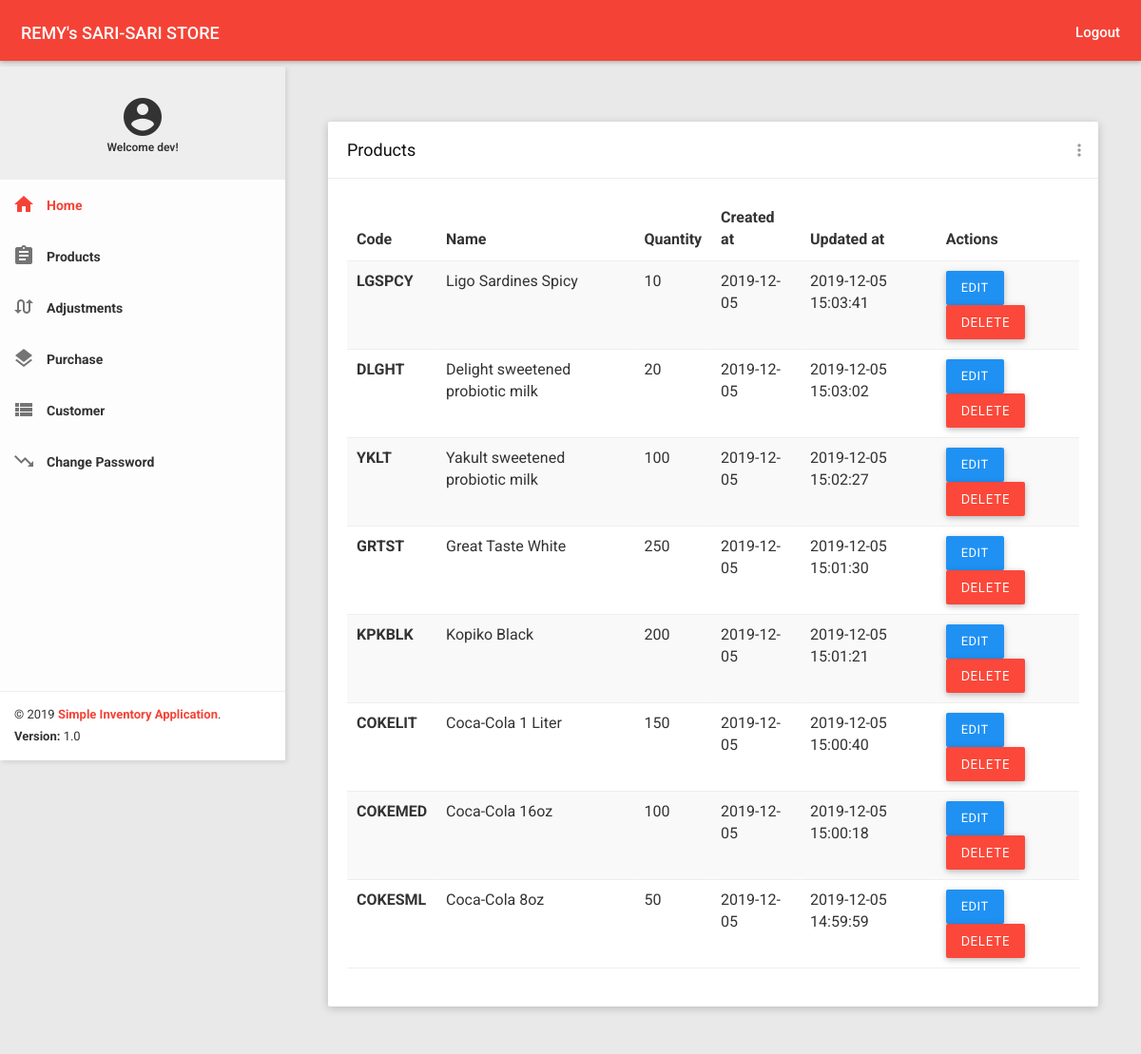
The page /products (signed in) on the database its author committed.
### app.py (models this page shows, shortened)
class User(db.Model, UserMixin):
    __tablename__ = 'user'
    id = db.Column(db.Integer, primary_key=True)
    username = db.Column(db.String(10), unique=True)
    password = db.Column(db.String(200))

class Product(db.Model):
    __tablename__ = 'product'
    id = db.Column(db.Integer, primary_key=True)
    code = db.Column(db.String(30), unique=True)
    name = db.Column(db.String(50))
    quantity = db.Column(db.Integer)
    created_at = db.Column(db.DateTime, default=datetime.utcnow)
    updated_at = db.Column(db.DateTime, default=datetime.utcnow)
    adjustment_line = db.relationship('AdjustmentDetail',backref='adjustment_detail')
    purchase_line = db.relationship('PurchaseDetail',backref='purchase_detail')

### app.py (the view)
@app.route('/products')
@login_required
def products():
    all_products = Product.query.order_by(Product.updated_at.desc()).all()
    return render_template('products.html', all_products=all_products)

### app.py (called while the page is built)
@login_manager.user_loader
def load_user(user_id):
    return User.query.get(int(user_id))

### templates/products.html (shortened to what this page needs)
﻿{% extends 'base.html' %}
{% block customcss %}
    <link href="../static/all-themes.css" rel="stylesheet">
{% endblock %}
{% set bodyclass = 'theme-red' %}
{% block content %}
    {% include './includes/nav.html' %}
    <section class="content">
        <div class="container-fluid">
            <div class="row clearfix">
                <div class="col-lg-12 col-md-12 col-sm-12 col-xs-12">
                    <div class="card">
                        <div class="header">
                            <h2>Products</h2>
                            <ul class="header-dropdown m-r--5">
                                <li class="dropdown">
                                    <a href="javascript:void(0);" class="dropdown-toggle" data-toggle="dropdown" role="button" aria-haspopup="true" aria-expanded="false">
                                        <i class="material-icons">more_vert</i>
                                    </a>
                                </li>
                            </ul>
                        </div>
                        <div class="body table-responsive">
                            <table class="table table-striped">
                                <thead>
                                    <tr>
                                        <th>Code</th>
                                        <th>Name</th>
                                        <th>Quantity</th>
                                        <th>Created at</th>
                                        <th>Updated at</th>
                                        <th>Actions</th>
                                    </tr>
                                </thead>
                                <tbody>
                                    {% for product in all_products %}
                                        <tr>
                                            <th scope="row">{{ product.code }}</th>
                                            <td>{{ product.name }}</td>
                                            <td>{{ product.quantity }}</td>
                                            <td>{{ product.created_at.strftime('%Y-%m-%d') }}</td>
                                            <td>{{ product.updated_at.strftime('%Y-%m-%d %H:%M:%S') }}</td>
                                            <td>
                                                <div class="js-sweetalert">
                                                    <a class="btn btn-primary waves-effect" href="/edit_product/{{ product.id }}">Edit</a>
                                                    <button class="btn btn-danger waves-effect" data-type="confirm" value="{{ product.id }}">Delete</button>
                                                </div>
                                            </td>
                                        </tr>
                                    {% endfor %}
                                </tbody>
                            </table>
                        </div>
                    </div>
                </div>
            </div>
        </div>
    </section>
{% endblock %}

### templates/includes/nav.html (shortened to what this page needs)
    <nav class="navbar">
        <div class="container-fluid">
            <div class="navbar-header">
                <a class="navbar-brand" href="/home"><strong>REMY's SARI-SARI STORE</strong></a>
            </div>
            <div class="collapse navbar-collapse" id="navbar-collapse">
                <ul class="nav navbar-nav navbar-right">
                    <li><a href="/logout" class="js-search" data-close="true"><strong>Logout</strong></a></li>
                </ul>
            </div>
        </div>
    </nav>
    <section>
        <aside id="leftsidebar" class="sidebar">
            <div class="menu">
                <ul class="list">
                    <li class="header align-center">
                        <br>
                        <div class="demo-google-material-icon"> <i class="material-icons md-48">account_circle</i></div>
                        <span class="icon-name">
                            Welcome {{ current_user.username }}!
                        </span>
                        <br> <br>
                    </li>
                    <li class="active">
                        <a href="/home">
                            <i class="material-icons">home</i>
                            <span>Home</span>
                        </a>
                    </li>
                    <li>
                        <a href="/products">
                            <i class="material-icons">assignment</i>
                            <span>Products</span>
                        </a>
                    </li>
                    <li>
                        <a href="/adjustment">
                            <i class="material-icons">swap_calls</i>
                            <span>Adjustments</span>
                        </a>
                    </li>
                    <li>
                        <a href="/purchase">
                            <i class="material-icons">layers</i>
                            <span>Purchase</span>
                        </a>
                    </li>
                    <li>
                        <a href="/customers">
                            <i class="material-icons">view_list</i>
                            <span>Customer</span>
                        </a>
                    </li>
                    <li>
                        <a href="/changepassword">
                            <i class="material-icons">trending_down</i>
                            <span>Change Password</span>
                        </a>
                    </li>
                </ul>
            </div>
            <div class="legal">
                <div class="copyright">
                    &copy; 2019 <a href="javascript:void(0);">Simple Inventory Application</a>.
                </div>
                <div class="version">
                    <b>Version: </b> 1.0
                </div>
            </div>
        </aside>
    </section>

### static/waves.css (style rules this page uses)
.waves-effect { position: relative; cursor: pointer; display: inline-block; overflow: hidden; -webkit-user-select: none; -moz-user-select: none; -ms-user-select: none; user-select: none; -webkit-tap-highlight-color: transparent; }
.waves-block { display: block; }

### static/all-themes.css (style rules this page uses)
.theme-red .navbar-brand { color: #fff; }
.theme-red .nav > li > a { color: #fff; }
.theme-red .sidebar .menu .list li.active { background-color: transparent; }
.theme-red .sidebar .menu .list li.active > :first-child i, .theme-red .sidebar .menu .list li.active > :first-child span { color: #F44336; }
.theme-red .sidebar .menu .list .toggled { background-color: transparent; }
.theme-red .sidebar .legal { background-color: #fff; }
.theme-red .sidebar .legal .copyright a { color: #F44336 !important; }

### rows shown on the page
User: username "dev"
Product: code "LGSPCY", name "Ligo Sardines Spicy", quantity "10", created_at "2019-12-05", updated_at "2019-12-05 15:03:41", {{ product.id }} 8 (drawn)
Product: code "DLGHT", name "Delight sweetened probiotic milk", quantity "20", created_at "2019-12-05", updated_at "2019-12-05 15:03:02", {{ product.id }} 7 (drawn)
Product: code "YKLT", name "Yakult sweetened probiotic milk", quantity "100", created_at "2019-12-05", updated_at "2019-12-05 15:02:27", {{ product.id }} 6 (drawn)
Product: code "GRTST", name "Great Taste White", quantity "250", created_at "2019-12-05", updated_at "2019-12-05 15:01:30", {{ product.id }} 5 (drawn)
Product: code "KPKBLK", name "Kopiko Black", quantity "200", created_at "2019-12-05", updated_at "2019-12-05 15:01:21", {{ product.id }} 4 (drawn)
Product: code "COKELIT", name "Coca-Cola 1 Liter", quantity "150", created_at "2019-12-05", updated_at "2019-12-05 15:00:40", {{ product.id }} 3 (drawn)
Product: code "COKEMED", name "Coca-Cola 16oz", quantity "100", created_at "2019-12-05", updated_at "2019-12-05 15:00:18", {{ product.id }} 2 (drawn)
Product: code "COKESML", name "Coca-Cola 8oz", quantity "50", created_at "2019-12-05", updated_at "2019-12-05 14:59:59", {{ product.id }} 1 (drawn)
